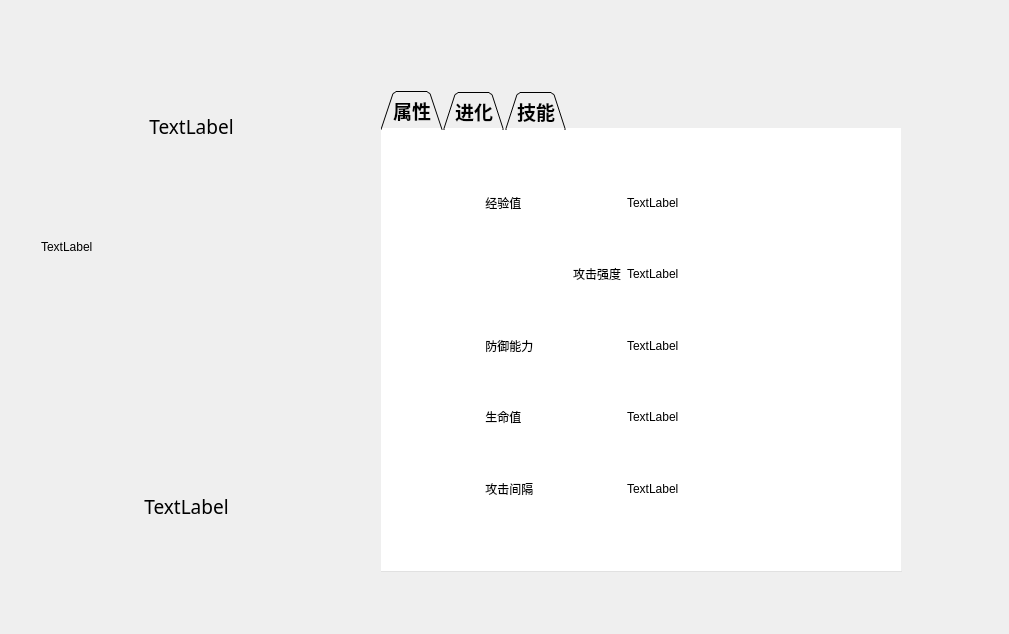
<?xml version="1.0" encoding="UTF-8"?>
<ui version="4.0">
 <class>SpiritInfo</class>
 <widget class="QWidget" name="SpiritInfo">
  <property name="geometry">
   <rect>
    <x>0</x>
    <y>0</y>
    <width>1009</width>
    <height>634</height>
   </rect>
  </property>
  <property name="windowTitle">
   <string>Form</string>
  </property>
  <layout class="QGridLayout" name="gridLayout">
   <item row="0" column="0">
    <widget class="QWidget" name="widget" native="true">
     <widget class="QTabWidget" name="tabWidget">
      <property name="geometry">
       <rect>
        <x>370</x>
        <y>80</y>
        <width>521</width>
        <height>481</height>
       </rect>
      </property>
      <property name="palette">
       <palette>
        <active>
         <colorrole role="WindowText">
          <brush brushstyle="SolidPattern">
           <color alpha="255">
            <red>255</red>
            <green>170</green>
            <blue>0</blue>
           </color>
          </brush>
         </colorrole>
         <colorrole role="Button">
          <brush brushstyle="SolidPattern">
           <color alpha="0">
            <red>255</red>
            <green>255</green>
            <blue>255</blue>
           </color>
          </brush>
         </colorrole>
         <colorrole role="Text">
          <brush brushstyle="SolidPattern">
           <color alpha="255">
            <red>0</red>
            <green>0</green>
            <blue>0</blue>
           </color>
          </brush>
         </colorrole>
         <colorrole role="Base">
          <brush brushstyle="SolidPattern">
           <color alpha="0">
            <red>255</red>
            <green>255</green>
            <blue>255</blue>
           </color>
          </brush>
         </colorrole>
         <colorrole role="Window">
          <brush brushstyle="SolidPattern">
           <color alpha="0">
            <red>255</red>
            <green>255</green>
            <blue>255</blue>
           </color>
          </brush>
         </colorrole>
         <colorrole role="PlaceholderText">
          <brush brushstyle="SolidPattern">
           <color alpha="128">
            <red>0</red>
            <green>0</green>
            <blue>0</blue>
           </color>
          </brush>
         </colorrole>
        </active>
        <inactive>
         <colorrole role="WindowText">
          <brush brushstyle="SolidPattern">
           <color alpha="255">
            <red>255</red>
            <green>170</green>
            <blue>0</blue>
           </color>
          </brush>
         </colorrole>
         <colorrole role="Button">
          <brush brushstyle="SolidPattern">
           <color alpha="0">
            <red>255</red>
            <green>255</green>
            <blue>255</blue>
           </color>
          </brush>
         </colorrole>
         <colorrole role="Text">
          <brush brushstyle="SolidPattern">
           <color alpha="255">
            <red>0</red>
            <green>0</green>
            <blue>0</blue>
           </color>
          </brush>
         </colorrole>
         <colorrole role="Base">
          <brush brushstyle="SolidPattern">
           <color alpha="0">
            <red>255</red>
            <green>255</green>
            <blue>255</blue>
           </color>
          </brush>
         </colorrole>
         <colorrole role="Window">
          <brush brushstyle="SolidPattern">
           <color alpha="0">
            <red>255</red>
            <green>255</green>
            <blue>255</blue>
           </color>
          </brush>
         </colorrole>
         <colorrole role="PlaceholderText">
          <brush brushstyle="SolidPattern">
           <color alpha="128">
            <red>0</red>
            <green>0</green>
            <blue>0</blue>
           </color>
          </brush>
         </colorrole>
        </inactive>
        <disabled>
         <colorrole role="WindowText">
          <brush brushstyle="SolidPattern">
           <color alpha="255">
            <red>120</red>
            <green>120</green>
            <blue>120</blue>
           </color>
          </brush>
         </colorrole>
         <colorrole role="Button">
          <brush brushstyle="SolidPattern">
           <color alpha="0">
            <red>255</red>
            <green>255</green>
            <blue>255</blue>
           </color>
          </brush>
         </colorrole>
         <colorrole role="Text">
          <brush brushstyle="SolidPattern">
           <color alpha="255">
            <red>120</red>
            <green>120</green>
            <blue>120</blue>
           </color>
          </brush>
         </colorrole>
         <colorrole role="Base">
          <brush brushstyle="SolidPattern">
           <color alpha="0">
            <red>255</red>
            <green>255</green>
            <blue>255</blue>
           </color>
          </brush>
         </colorrole>
         <colorrole role="Window">
          <brush brushstyle="SolidPattern">
           <color alpha="0">
            <red>255</red>
            <green>255</green>
            <blue>255</blue>
           </color>
          </brush>
         </colorrole>
         <colorrole role="PlaceholderText">
          <brush brushstyle="SolidPattern">
           <color alpha="128">
            <red>0</red>
            <green>0</green>
            <blue>0</blue>
           </color>
          </brush>
         </colorrole>
        </disabled>
       </palette>
      </property>
      <property name="font">
       <font>
        <family>微软雅黑</family>
        <pointsize>14</pointsize>
        <weight>75</weight>
        <bold>true</bold>
       </font>
      </property>
      <property name="styleSheet">
       <string notr="true">background-color: rgba(255, 255, 255, 0);</string>
      </property>
      <property name="tabShape">
       <enum>QTabWidget::Triangular</enum>
      </property>
      <property name="currentIndex">
       <number>0</number>
      </property>
      <widget class="QWidget" name="tab">
       <attribute name="title">
        <string>属性</string>
       </attribute>
       <widget class="QWidget" name="widget_7" native="true">
        <property name="geometry">
         <rect>
          <x>60</x>
          <y>40</y>
          <width>361</width>
          <height>351</height>
         </rect>
        </property>
        <property name="font">
         <font>
          <family>微软雅黑</family>
          <pointsize>14</pointsize>
          <weight>50</weight>
          <italic>false</italic>
          <bold>false</bold>
         </font>
        </property>
        <property name="styleSheet">
         <string notr="true">font: 14pt &quot;微软雅黑&quot;;
text-align:center;</string>
        </property>
        <layout class="QVBoxLayout" name="verticalLayout">
         <item>
          <widget class="QWidget" name="widget_4" native="true">
           <property name="styleSheet">
            <string notr="true">border-image: url(:/new/button/ziyuan/button/exp.png);</string>
           </property>
           <layout class="QHBoxLayout" name="horizontalLayout">
            <item>
             <widget class="QLabel" name="label_3">
              <property name="styleSheet">
               <string notr="true">border-image: url();</string>
              </property>
              <property name="text">
               <string>          经验值</string>
              </property>
              <property name="alignment">
               <set>Qt::AlignLeading|Qt::AlignLeft|Qt::AlignVCenter</set>
              </property>
             </widget>
            </item>
            <item>
             <widget class="QLabel" name="label_4">
              <property name="styleSheet">
               <string notr="true">border-image: url();</string>
              </property>
              <property name="text">
               <string>TextLabel</string>
              </property>
             </widget>
            </item>
           </layout>
          </widget>
         </item>
         <item>
          <widget class="QWidget" name="widget_5" native="true">
           <property name="styleSheet">
            <string notr="true">border-image: url(:/new/button/ziyuan/button/attack.png);</string>
           </property>
           <layout class="QHBoxLayout" name="horizontalLayout_2">
            <item>
             <widget class="QLabel" name="label_5">
              <property name="styleSheet">
               <string notr="true">border-image: url();</string>
              </property>
              <property name="text">
               <string> 攻击强度</string>
              </property>
              <property name="alignment">
               <set>Qt::AlignRight|Qt::AlignTrailing|Qt::AlignVCenter</set>
              </property>
             </widget>
            </item>
            <item>
             <widget class="QLabel" name="label_6">
              <property name="styleSheet">
               <string notr="true">border-image: url();</string>
              </property>
              <property name="text">
               <string>TextLabel</string>
              </property>
             </widget>
            </item>
           </layout>
          </widget>
         </item>
         <item>
          <widget class="QWidget" name="widget_6" native="true">
           <property name="styleSheet">
            <string notr="true">border-image: url(:/new/button/ziyuan/button/defend.png);</string>
           </property>
           <layout class="QHBoxLayout" name="horizontalLayout_3">
            <item>
             <widget class="QLabel" name="label_7">
              <property name="styleSheet">
               <string notr="true">border-image: url();</string>
              </property>
              <property name="text">
               <string>          防御能力</string>
              </property>
             </widget>
            </item>
            <item>
             <widget class="QLabel" name="label_8">
              <property name="styleSheet">
               <string notr="true">border-image: url();</string>
              </property>
              <property name="text">
               <string>TextLabel</string>
              </property>
             </widget>
            </item>
           </layout>
          </widget>
         </item>
         <item>
          <widget class="QWidget" name="widget_8" native="true">
           <property name="styleSheet">
            <string notr="true">border-image: url(:/new/button/ziyuan/button/hp.png);</string>
           </property>
           <layout class="QHBoxLayout" name="horizontalLayout_4">
            <item>
             <widget class="QLabel" name="label_11">
              <property name="styleSheet">
               <string notr="true">border-image: url();</string>
              </property>
              <property name="text">
               <string>          生命值</string>
              </property>
             </widget>
            </item>
            <item>
             <widget class="QLabel" name="label_12">
              <property name="styleSheet">
               <string notr="true">border-image: url();</string>
              </property>
              <property name="text">
               <string>TextLabel</string>
              </property>
             </widget>
            </item>
           </layout>
          </widget>
         </item>
         <item>
          <widget class="QWidget" name="widget_9" native="true">
           <property name="styleSheet">
            <string notr="true">border-image: url(:/new/button/ziyuan/button/interval.png);</string>
           </property>
           <layout class="QHBoxLayout" name="horizontalLayout_5">
            <item>
             <widget class="QLabel" name="label_13">
              <property name="styleSheet">
               <string notr="true">border-image: url();</string>
              </property>
              <property name="text">
               <string>          攻击间隔</string>
              </property>
             </widget>
            </item>
            <item>
             <widget class="QLabel" name="label_14">
              <property name="styleSheet">
               <string notr="true">border-image: url();</string>
              </property>
              <property name="text">
               <string>TextLabel</string>
              </property>
             </widget>
            </item>
           </layout>
          </widget>
         </item>
        </layout>
       </widget>
      </widget>
      <widget class="QWidget" name="tab_2">
       <attribute name="title">
        <string>进化</string>
       </attribute>
       <widget class="QWidget" name="widget_11" native="true">
        <property name="geometry">
         <rect>
          <x>20</x>
          <y>330</y>
          <width>461</width>
          <height>81</height>
         </rect>
        </property>
        <widget class="QLabel" name="label_15">
         <property name="geometry">
          <rect>
           <x>180</x>
           <y>30</y>
           <width>68</width>
           <height>21</height>
          </rect>
         </property>
         <property name="font">
          <font>
           <family>微软雅黑</family>
           <pointsize>14</pointsize>
           <weight>75</weight>
           <bold>true</bold>
          </font>
         </property>
         <property name="text">
          <string>500</string>
         </property>
         <property name="alignment">
          <set>Qt::AlignCenter</set>
         </property>
        </widget>
        <widget class="QLabel" name="label_16">
         <property name="geometry">
          <rect>
           <x>90</x>
           <y>10</y>
           <width>91</width>
           <height>61</height>
          </rect>
         </property>
         <property name="styleSheet">
          <string notr="true">image: url(:/new/button/ziyuan/button/coins.png);</string>
         </property>
         <property name="text">
          <string/>
         </property>
        </widget>
        <widget class="QPushButton" name="pushButton">
         <property name="geometry">
          <rect>
           <x>270</x>
           <y>20</y>
           <width>122</width>
           <height>46</height>
          </rect>
         </property>
         <property name="styleSheet">
          <string notr="true">background-image: url(:/new/button/ziyuan/button/evolve.png);
background-color: rgba(255, 255, 255, 0);</string>
         </property>
         <property name="text">
          <string/>
         </property>
         <property name="autoExclusive">
          <bool>true</bool>
         </property>
         <property name="flat">
          <bool>true</bool>
         </property>
        </widget>
       </widget>
       <widget class="QLabel" name="label_17">
        <property name="geometry">
         <rect>
          <x>120</x>
          <y>260</y>
          <width>251</width>
          <height>81</height>
         </rect>
        </property>
        <property name="styleSheet">
         <string notr="true">image: url(:/new/button/ziyuan/button/rightarrow.png);</string>
        </property>
        <property name="text">
         <string/>
        </property>
       </widget>
       <widget class="QLabel" name="label_9">
        <property name="geometry">
         <rect>
          <x>10</x>
          <y>30</y>
          <width>191</width>
          <height>141</height>
         </rect>
        </property>
        <property name="text">
         <string>TextLabel</string>
        </property>
       </widget>
       <widget class="QLabel" name="label_10">
        <property name="geometry">
         <rect>
          <x>220</x>
          <y>30</y>
          <width>181</width>
          <height>141</height>
         </rect>
        </property>
        <property name="text">
         <string>TextLabel</string>
        </property>
       </widget>
      </widget>
      <widget class="QWidget" name="tab_3">
       <attribute name="title">
        <string>技能</string>
       </attribute>
       <widget class="QLabel" name="label_19">
        <property name="geometry">
         <rect>
          <x>70</x>
          <y>70</y>
          <width>400</width>
          <height>80</height>
         </rect>
        </property>
        <property name="font">
         <font>
          <family>微软雅黑</family>
          <pointsize>16</pointsize>
         </font>
        </property>
        <property name="styleSheet">
         <string notr="true">background-image: url(:/new/button/ziyuan/button/name_frame.png);</string>
        </property>
        <property name="text">
         <string>TextLabel</string>
        </property>
        <property name="alignment">
         <set>Qt::AlignCenter</set>
        </property>
       </widget>
       <widget class="QLabel" name="label_20">
        <property name="geometry">
         <rect>
          <x>70</x>
          <y>190</y>
          <width>400</width>
          <height>80</height>
         </rect>
        </property>
        <property name="font">
         <font>
          <family>微软雅黑</family>
          <pointsize>16</pointsize>
         </font>
        </property>
        <property name="styleSheet">
         <string notr="true">background-image: url(:/new/button/ziyuan/button/name_frame.png);</string>
        </property>
        <property name="text">
         <string>TextLabel</string>
        </property>
        <property name="alignment">
         <set>Qt::AlignCenter</set>
        </property>
       </widget>
       <widget class="QWidget" name="widget_12" native="true">
        <property name="geometry">
         <rect>
          <x>20</x>
          <y>330</y>
          <width>461</width>
          <height>81</height>
         </rect>
        </property>
        <widget class="QLabel" name="label_21">
         <property name="geometry">
          <rect>
           <x>180</x>
           <y>30</y>
           <width>68</width>
           <height>21</height>
          </rect>
         </property>
         <property name="font">
          <font>
           <family>微软雅黑</family>
           <pointsize>14</pointsize>
           <weight>75</weight>
           <bold>true</bold>
          </font>
         </property>
         <property name="text">
          <string>400</string>
         </property>
         <property name="alignment">
          <set>Qt::AlignCenter</set>
         </property>
        </widget>
        <widget class="QLabel" name="label_22">
         <property name="geometry">
          <rect>
           <x>90</x>
           <y>10</y>
           <width>91</width>
           <height>61</height>
          </rect>
         </property>
         <property name="styleSheet">
          <string notr="true">image: url(:/new/button/ziyuan/button/coins.png);</string>
         </property>
         <property name="text">
          <string/>
         </property>
        </widget>
        <widget class="QPushButton" name="pushButton_2">
         <property name="geometry">
          <rect>
           <x>270</x>
           <y>20</y>
           <width>122</width>
           <height>46</height>
          </rect>
         </property>
         <property name="styleSheet">
          <string notr="true">background-image: url(:/new/button/ziyuan/button/skillevolve.png);
background-color: rgba(255, 255, 255, 0);</string>
         </property>
         <property name="text">
          <string/>
         </property>
         <property name="flat">
          <bool>true</bool>
         </property>
        </widget>
       </widget>
      </widget>
     </widget>
     <widget class="QWidget" name="widget_2" native="true">
      <property name="geometry">
       <rect>
        <x>10</x>
        <y>80</y>
        <width>351</width>
        <height>491</height>
       </rect>
      </property>
      <widget class="QLabel" name="label">
       <property name="geometry">
        <rect>
         <x>90</x>
         <y>10</y>
         <width>161</width>
         <height>51</height>
        </rect>
       </property>
       <property name="font">
        <font>
         <family>华文琥珀</family>
         <pointsize>14</pointsize>
        </font>
       </property>
       <property name="styleSheet">
        <string notr="true">background-image: url(:/new/button/ziyuan/button/frame1.png);</string>
       </property>
       <property name="text">
        <string>TextLabel</string>
       </property>
       <property name="alignment">
        <set>Qt::AlignCenter</set>
       </property>
      </widget>
      <widget class="QLabel" name="label_2">
       <property name="geometry">
        <rect>
         <x>90</x>
         <y>390</y>
         <width>151</width>
         <height>51</height>
        </rect>
       </property>
       <property name="font">
        <font>
         <family>微软雅黑</family>
         <pointsize>14</pointsize>
        </font>
       </property>
       <property name="text">
        <string>TextLabel</string>
       </property>
       <property name="alignment">
        <set>Qt::AlignCenter</set>
       </property>
      </widget>
      <widget class="QLabel" name="label_18">
       <property name="geometry">
        <rect>
         <x>20</x>
         <y>50</y>
         <width>191</width>
         <height>211</height>
        </rect>
       </property>
       <property name="text">
        <string>TextLabel</string>
       </property>
      </widget>
     </widget>
    </widget>
   </item>
  </layout>
 </widget>
 <resources/>
 <connections/>
</ui>
